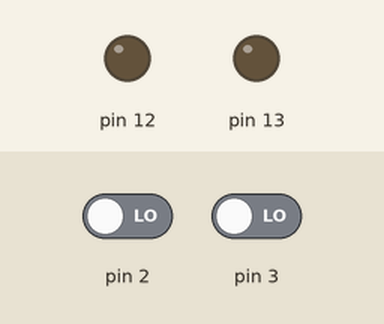
This sketch was run on a simulated Arduino Uno, built with avr-gcc and run on an emulated ATmega328P. Parts: output pins drawn as LEDs (lit = HIGH). The test bench sets the inputs (shaded band); at power-on: pin 2 LOW, pin 3 LOW.

Above: at 1.2 s.
1.3 s: pin 2 driven HIGH
At 2.5 s:
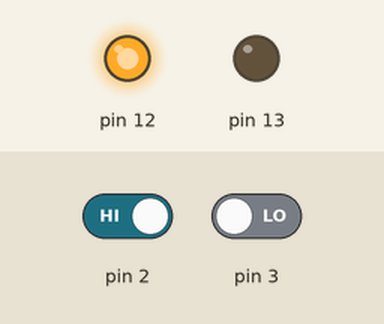
2.8 s: pin 3 driven HIGH
At 3.3 s:
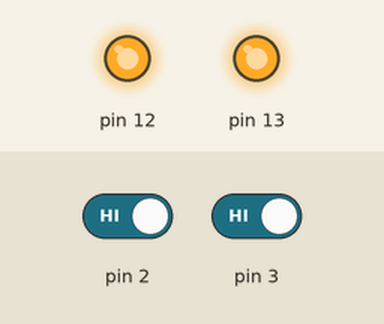
4.3 s: pin 3 driven LOW
At 5.5 s:
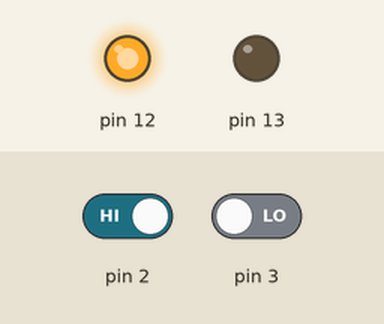
5.8 s: pin 2 driven LOW
At 6.1 s:
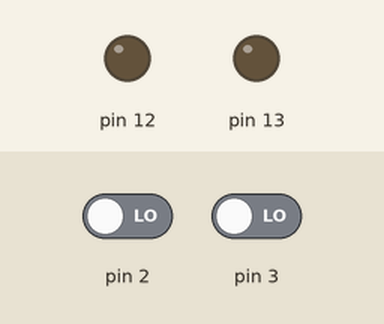
7.3 s: pin 2 driven HIGH and pin 3 driven HIGH
At 8.5 s:
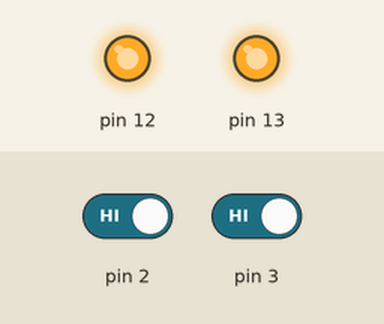
Timing chart, 0 to 9.8 s (numbered marks = the images above; inputs shaded):
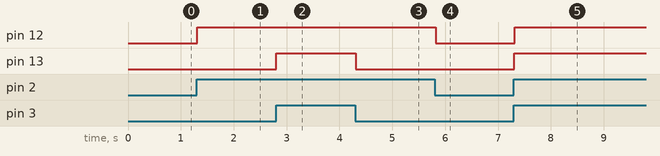

The sketch:

codefile.ino
```cpp
int buttonState1=0;
int buttonState2=0;
void setup()
{
  pinMode(2, INPUT);
  pinMode(3, INPUT);
  pinMode(13, OUTPUT);
  pinMode(12, OUTPUT);

}

void loop()
{
  buttonState1 = digitalRead(2);
  buttonState2 = digitalRead(3);
  if(buttonState1 == HIGH && buttonState2 == HIGH )
  {
  digitalWrite(13, HIGH);
  }
else
{ digitalWrite(13, LOW);
}
  delay(10);
  if(buttonState2 == HIGH || buttonState1 == HIGH )
  {
  digitalWrite(12, HIGH);
  }
else
{ digitalWrite(12, LOW);
}
  delay(10);
}
```

Measured:
- after the input at 1.3 s, pin 12: LOW → HIGH at once
- after the input at 2.8 s, pin 13: LOW → HIGH at once
- after the input at 4.3 s, pin 13: HIGH → LOW at once
- after the input at 5.8 s, pin 12: HIGH → LOW at once
- after the input at 7.3 s, pin 12, pin 13: LOW → HIGH at once
